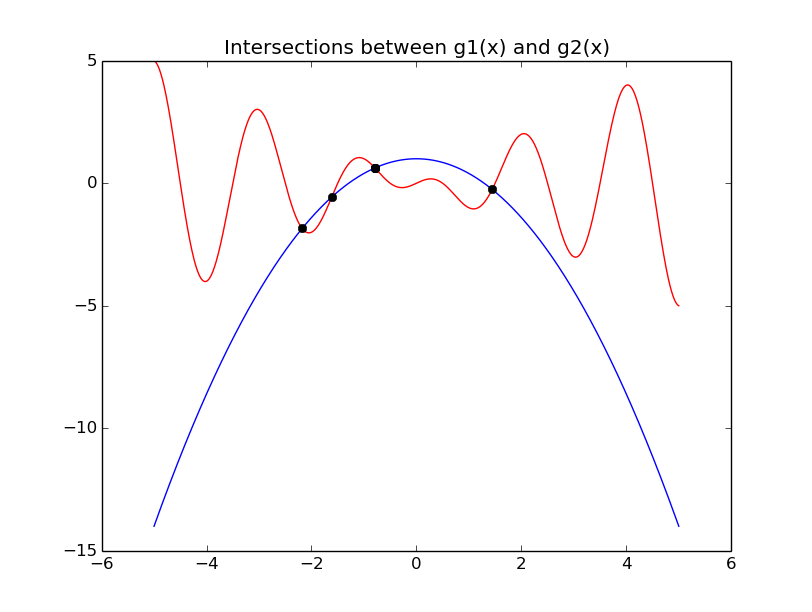

The script that saved this image:
"""
Script to find intersections of two functions.
g1(x) = x*cos(pi*x) and g2(x) = 1-0.6x^2
Developed by Eric Beauchamp
"""

import newton
import numpy as np
import matplotlib.pyplot as plt

def g1vals(x):
    """
    Return the values of g1(x) and g1'(x)
    to solve with Newton's Method
    """
    g1 = x*np.cos(np.pi*x)
    g1p = np.cos(np.pi*x) - (np.pi*x*np.sin(np.pi*x))

    return g1, g1p    
    
def g2vals(x):
    """
    Return the values of g2(x) and g2'(x) to solve with Newton's method.
    """
    g2 = 1. - 0.6*x**2
    g2p = -1.2*x
    
    return g2, g2p  

def gdiffvals(x):
    """
    Differences betwen g1(x) and g2(x)
    """
    return g1vals(x)[0]-g2vals(x)[0], g1vals(x)[1]-g2vals(x)[1]

x0 = [-3., -2., -1., -0.5, 1., 2., 1.6]
xvals = np.zeros(len(x0))
yvals = np.zeros(len(x0))
    
for i in range(0,len(x0)):
    print " "
    x, iters = newton.solve(gdiffvals, x0[i], debug=False)
    xvals[i] = x
    yvals[i] = g1vals(x)[0]
    
    print "With initial guess x0 = %22.15e" %x0[i]
    print "      solve returns x = %22.15e after %s iterations" %(x, iters)
    print "        g1(x) - g2(x) = %22.15e" %gdiffvals(x)[0]

x = np.linspace(-5.,5.,1000)
y1 = g1vals(x)[0]
y2 = g2vals(x)[0]
plt.clf()
plt.plot(x,y1,'r-', x,y2, 'b-', xvals,yvals, 'ko')
plt.show()

plt.title("Intersections between g1(x) and g2(x)")
plt.savefig('intersections.png')
print "Plot saved as intersections.png"
